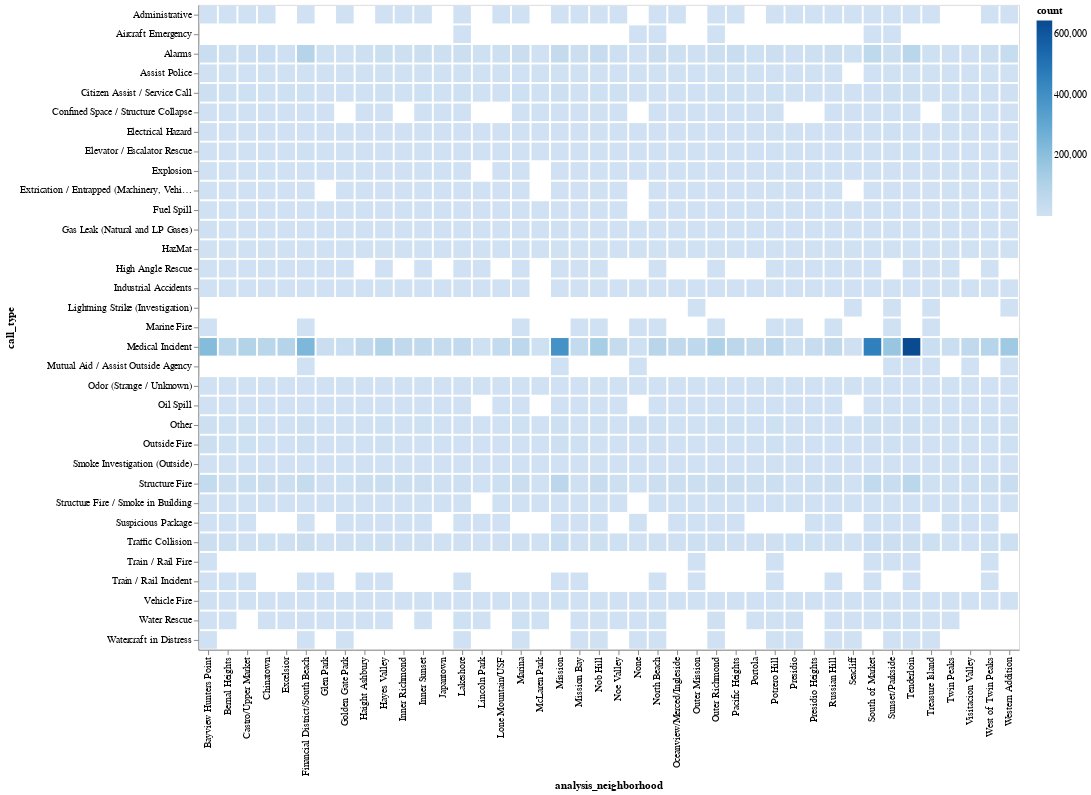

Notebook source saved alongside this figure:
### Markdown cell above
**Call type and Neighbourhood mapping for Fire calls**

### Code cell
from pyspark.sql.window import Window
df_fire_001 = df_fire_delta_table.where(F.col('call_type').isNotNull()).where(F.col('analysis_neighborhood').isNotNull()).groupBy('analysis_neighborhood','call_type').count().\
        orderBy(F.desc('analysis_neighborhood'))

windowsSpec=Window.partitionBy('analysis_neighborhood','call_type').orderBy(F.desc('count'))
df_fire_002 = df_fire_001.withColumn('rank',F.rank().over(windowsSpec)).where('rank <= 5')
spark.conf.set("spark.sql.execution.arrow.pyspark.enabled", "true")
df_fire_00_pandas = df_fire_002.toPandas()
import altair as alt
alt.Chart(df_fire_00_pandas).mark_bar().encode(
    x='analysis_neighborhood',
    y='call_type',
    color='count',
).interactive()

### Figure 1 — Vega-Lite specification as saved in the notebook (floating-point values rounded to 4 significant figures; data arrays with more than 128 entries replaced by an {"elided": "..."} marker saying what was removed)
{"config": {"view": {"continuousWidth": 300, "continuousHeight": 300}}, "data": {"name": "data-3e5f2eafbfc6b1d21d61493c088c33b4"}, "mark": {"type": "bar"}, "encoding": {"color": {"field": "count", "type": "quantitative"}, "x": {"field": "analysis_neighborhood", "type": "nominal"}, "y": {"field": "call_type", "type": "nominal"}}, "params": [{"name": "param_45", "select": {"type": "interval", "encodings": ["x", "y"]}, "bind": "scales"}], "$schema": "https://vega.github.io/schema/vega-lite/v5.8.0.json", "datasets": {"data-3e5f2eafbfc6b1d21d61493c088c33b4": {"elided": "1091 records"}}}
